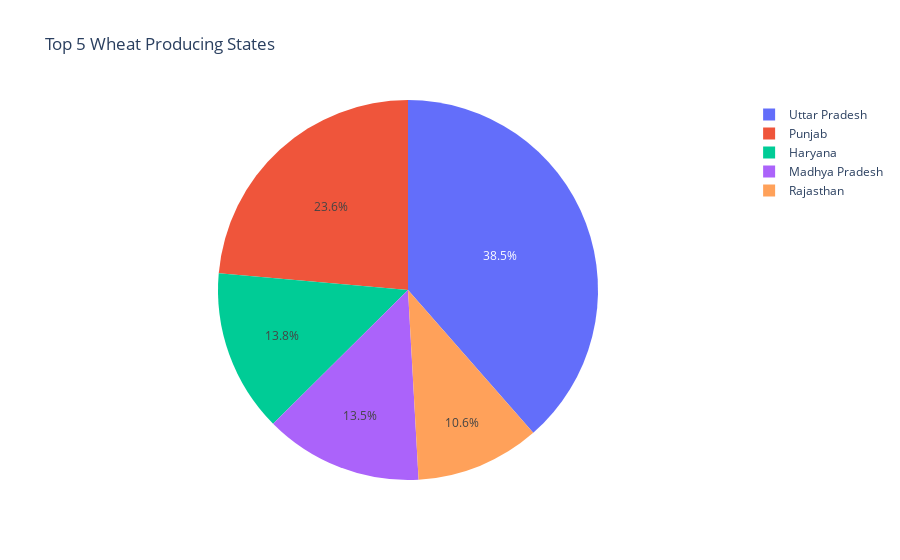

Notebook code for this chart:
### Code cell
#2. Top 5 Wheat Producing States Data and its percentage(%)(Pie_chart)
import plotly.express as px

fig = px.pie(names=wheat_state['State_Name'], values=wheat_state['WHEAT_PRODUCTION_(1000_tons)'],
             title='Top 5 Wheat Producing States')

fig.show()

### Figure 1 — Plotly figure (JSON) as saved in the notebook; plotly's stock layout.template omitted (floating-point values rounded to 4 significant figures)
{"data": [{"domain": {"x": [0, 1], "y": [0, 1]}, "hovertemplate": "label=%{label}<br>value=%{value}<extra></extra>", "labels": ["Uttar Pradesh", "Punjab", "Haryana", "Madhya Pradesh", "Rajasthan"], "legendgroup": "", "name": "", "showlegend": true, "type": "pie", "values": [970200.0, 593800.0, 348400.0, 338600.0, 266000.0]}], "layout": {"legend": {"tracegroupgap": 0}, "title": {"text": "Top 5 Wheat Producing States"}}}
